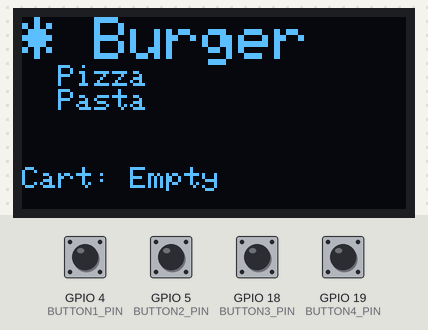
Bench run of a sketch on a simulated ESP32. Parts: 128×64 one-colour display. The test bench sets the inputs (shaded band); at power-on: GPIO 4 (BUTTON1_PIN), GPIO 5 (BUTTON2_PIN), GPIO 18 (BUTTON3_PIN), GPIO 19 (BUTTON4_PIN) HIGH. WiFi joins after 1.5 s; servers stay silent unless stated; uploads are accepted with an empty reply; what the sketch prints to the serial monitor is not drawn.

Above: at 2.7 s.
2.8 s: GPIO 18 (BUTTON3_PIN) pulled LOW for 1 s
At 4.6 s:
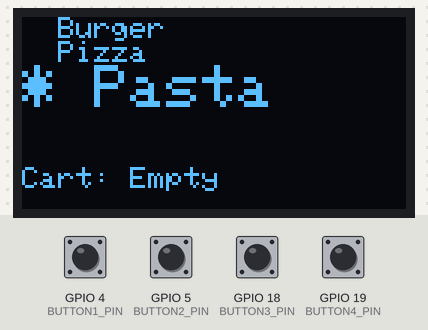
5.3 s: GPIO 5 (BUTTON2_PIN) pulled LOW for 0.15 s
At 6.5 s:
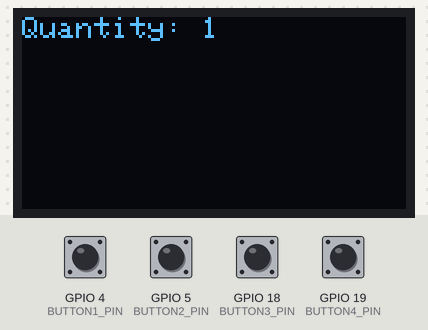
6.9 s: GPIO 5 (BUTTON2_PIN) pulled LOW for 0.15 s
At 9.3 s:
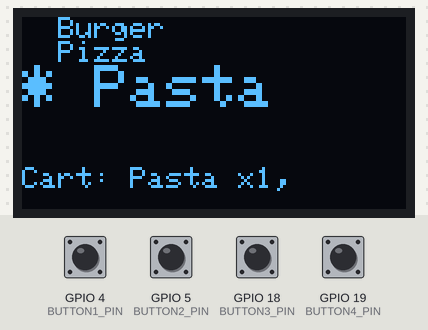
9.6 s: GPIO 5 (BUTTON2_PIN) pulled LOW for 1 s
At 11.0 s:
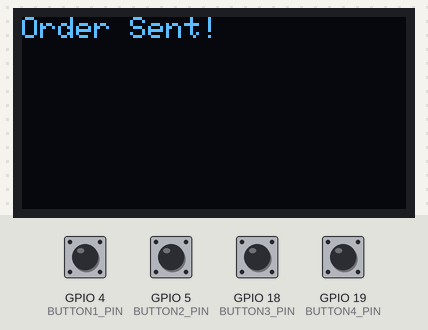
Timing chart, 0 to 12.6 s (numbered marks = the images above; inputs shaded):
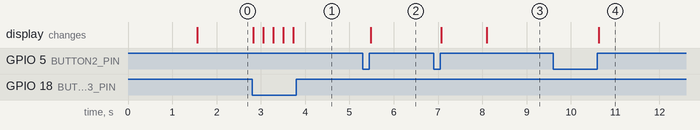

Measured:
- after the input at 2.8 s, the display: first changes at once (image 1 shows a later state)
- after the input at 5.3 s, the display: changes after 0.18 s (image 2)
- after the input at 6.9 s, the display: first changes after 0.18 s (image 3 shows a later state)
- after the input at 9.6 s, the display: changes after 1.0 s (image 4)

The sketch:

sketch.ino
```cpp
#include <Wire.h>
#include <Adafruit_GFX.h>
#include <Adafruit_SSD1306.h>
#include <WiFi.h>
#include <HTTPClient.h>

#define SCREEN_WIDTH 128
#define SCREEN_HEIGHT 64
#define OLED_RESET -1
Adafruit_SSD1306 display(SCREEN_WIDTH, SCREEN_HEIGHT, &Wire, OLED_RESET);

#define BUTTON1_PIN 4  // Menu/Reset
#define BUTTON2_PIN 5  // Select/Submit
#define BUTTON3_PIN 18 // Scroll Up/Increment
#define BUTTON4_PIN 19 // Scroll Down/Decrement

// Wi-Fi credentials
const char* ssid = "Wokwi-GUEST";
const char* password = "";
// Backend URL
const char* serverName = "https://bistro-92backend.onrender.com/api/orders";

String menuItems[] = {"Burger", "Pizza", "Pasta"};
int menuCount = 3;
int currentItem = 0;
int quantity = 1;
bool inMenu = true;
bool inQuantity = false;
String cart = "";
unsigned long button2PressTime = 0;
bool button2Pressed = false;

void setup() {
  pinMode(BUTTON1_PIN, INPUT_PULLUP);
  pinMode(BUTTON2_PIN, INPUT_PULLUP);
  pinMode(BUTTON3_PIN, INPUT_PULLUP);
  pinMode(BUTTON4_PIN, INPUT_PULLUP);

  Serial.begin(115200);
  Wire.begin();
  if (!display.begin(SSD1306_SWITCHCAPVCC, 0x3C)) {
    Serial.println("OLED failed");
    for (;;);
  }
  display.clearDisplay();
  display.setTextSize(1);
  display.setTextColor(SSD1306_WHITE);

  // Connect to Wi-Fi
  WiFi.begin(ssid, password);
  Serial.print("Connecting to WiFi");
  while (WiFi.status() != WL_CONNECTED) {
    delay(500);
    Serial.print(".");
  }
  Serial.println("\nConnected to WiFi. IP: " + WiFi.localIP().toString());

  showMenu();
}

void loop() {
  // Button 1: Reset or open menu
  if (digitalRead(BUTTON1_PIN) == LOW) {
    inMenu = true;
    inQuantity = false;
    currentItem = 0;
    quantity = 1;
    cart = "";
    showMenu();
    delay(200);
  }

  // Button 3: Scroll up or increment quantity
  if (digitalRead(BUTTON3_PIN) == LOW) {
    if (inMenu) {
      currentItem = (currentItem + 1) % menuCount;
      showMenu();
    } else if (inQuantity) {
      quantity++;
      showQuantity();
    }
    delay(200);
  }

  // Button 4: Scroll down or decrement quantity
  if (digitalRead(BUTTON4_PIN) == LOW) {
    if (inMenu) {
      currentItem = (currentItem - 1 + menuCount) % menuCount;
      showMenu();
    } else if (inQuantity) {
      quantity = max(1, quantity - 1);
      showQuantity();
    }
    delay(200);
  }

  // Button 2: Select item, confirm quantity, or submit order
  if (digitalRead(BUTTON2_PIN) == LOW && !button2Pressed) {
    button2Pressed = true;
    button2PressTime = millis();
  }
  if (digitalRead(BUTTON2_PIN) == HIGH && button2Pressed) {
    button2Pressed = false;
    unsigned long pressDuration = millis() - button2PressTime;
    if (pressDuration >= 1000) { // Long press (>= 1 second)
      if (cart != "") {
        display.clearDisplay();
        display.setCursor(0, 0);
        display.println("Order Sent!");
        display.display();
        Serial.println("Order Submitted: Table 1, " + cart);

        // Send order to backend with retries
        if (WiFi.status() == WL_CONNECTED) {
          HTTPClient http;
          http.setTimeout(15000); // 15-second timeout
          http.begin(serverName);
          http.addHeader("Content-Type", "application/json");

          // Escape special characters in cart
          String escapedCart = cart;
          escapedCart.replace("\"", "\\\"");
          String jsonData = "{\"table_number\":\"Table 1\",\"items\":\"" + escapedCart + "\"}";
          Serial.println("Sending JSON: " + jsonData);

          int attempts = 3;
          int httpResponseCode = -1;
          for (int i = 0; i < attempts && httpResponseCode <= 0; i++) {
            Serial.println("Attempt " + String(i + 1) + " of " + String(attempts));
            httpResponseCode = http.POST(jsonData);
            if (httpResponseCode > 0) {
              String response = http.getString();
              Serial.println("HTTP Response code: " + String(httpResponseCode));
              Serial.println("Response: " + response);
              break;
            } else {
              Serial.println("Error on HTTP request: " + String(httpResponseCode));
              delay(2000); // Wait before retry
            }
          }

          if (httpResponseCode <= 0) {
            Serial.println("All attempts failed. WiFi Status: " + String(WiFi.status()));
          }
          http.end();
        } else {
          Serial.println("WiFi Disconnected");
        }

        cart = "";
        delay(2000);
        inMenu = true;
        inQuantity = false;
        currentItem = 0;
        quantity = 1;
        showMenu();
      }
    } else { // Short press
      if (inMenu) {
        inMenu = false;
        inQuantity = true;
        showQuantity();
      } else if (inQuantity) {
        inMenu = true;
        inQuantity = false;
        cart += menuItems[currentItem] + " x" + String(quantity) + ", ";
        display.clearDisplay();
        display.setCursor(0, 0);
        display.println("Added to Cart");
        display.display();
        delay(1000);
        quantity = 1;
        showMenu();
      }
    }
    delay(200);
  }
}

void showMenu() {
  display.clearDisplay();
  display.setCursor(0, 0);
  for (int i = 0; i < menuCount; i++) {
    display.setTextSize(i == currentItem ? 2 : 1);
    display.print(i == currentItem ? "* " : "  ");
    display.println(menuItems[i]);
  }
  display.setTextSize(1);
  display.setCursor(0, 50);
  String cartDisplay = cart == "" ? "Cart: Empty" : "Cart: " + cart;
  if (cartDisplay.length() > 20) {
    cartDisplay = cartDisplay.substring(0, 17) + "...";
  }
  display.println(cartDisplay);
  display.display();
}

void showQuantity() {
  display.clearDisplay();
  display.setCursor(0, 0);
  display.print("Quantity: ");
  display.println(quantity);
  display.display();
}
```
